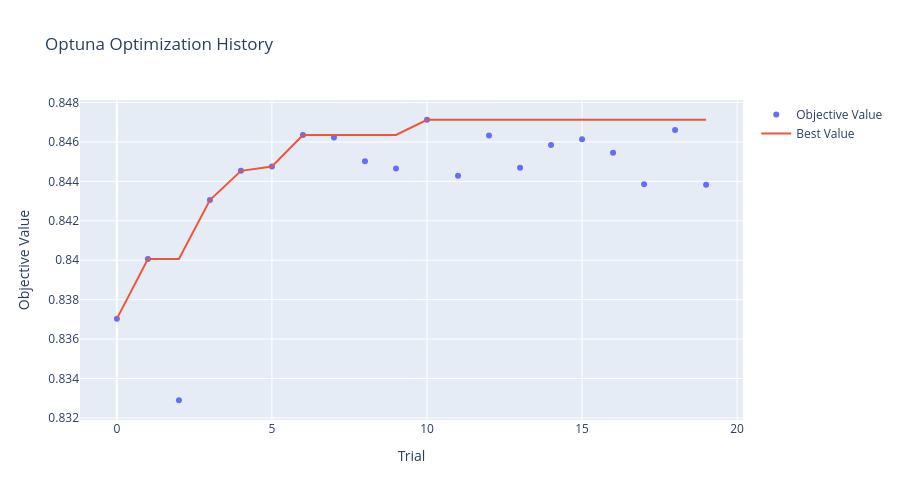

Notebook code cell kept with this figure:
### Code cell
# Visualize optimization history
fig = plot_optimization_history(study)
fig.update_layout(title="Optuna Optimization History", width=900, height=500)
fig.show()

### Figure 1 — Plotly figure (JSON) as saved in the notebook; plotly's stock layout.template omitted (floating-point values rounded to 4 significant figures)
{"data": [{"mode": "markers", "name": "Objective Value", "type": "scatter", "x": [0, 1, 2, 3, 4, 5, 6, 7, 8, 9, 10, 11, 12, 13, 14, 15, 16, 17, 18, 19], "y": [0.837, 0.8401, 0.8329, 0.8431, 0.8445, 0.8448, 0.8464, 0.8462, 0.845, 0.8447, 0.8471, 0.8443, 0.8463, 0.8447, 0.8458, 0.8461, 0.8455, 0.8439, 0.8466, 0.8438]}, {"mode": "lines", "name": "Best Value", "type": "scatter", "x": [0, 1, 2, 3, 4, 5, 6, 7, 8, 9, 10, 11, 12, 13, 14, 15, 16, 17, 18, 19], "y": [0.837, 0.8401, 0.8401, 0.8431, 0.8445, 0.8448, 0.8464, 0.8464, 0.8464, 0.8464, 0.8471, 0.8471, 0.8471, 0.8471, 0.8471, 0.8471, 0.8471, 0.8471, 0.8471, 0.8471]}, {"marker": {"color": "#cccccc"}, "mode": "markers", "name": "Infeasible Trial", "showlegend": false, "type": "scatter", "x": [], "y": []}], "layout": {"height": 500, "title": {"text": "Optuna Optimization History"}, "width": 900, "xaxis": {"title": {"text": "Trial"}}, "yaxis": {"title": {"text": "Objective Value"}}}}
